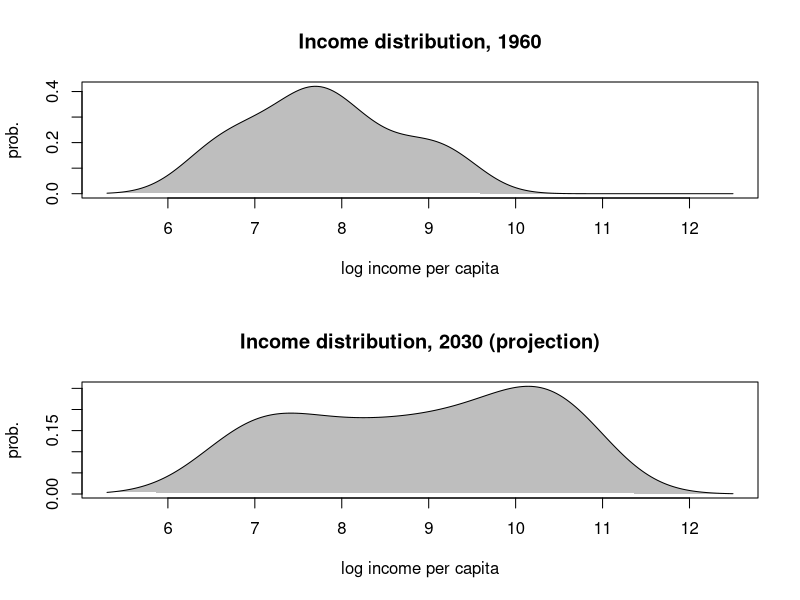

This chart was generated by the following R code:
## Azariadis-Stachurski projection



pwt = read.csv("pwt61.csv")

# Store the stuff we want in preliminary vectors

gdpType = pwt$rgdptt
yearOne = 1960
yearTwo = 2000

countryPrelim = character(1)
gdp1Prelim = numeric(1)
gdp2Prelim = numeric(1)

counter = 1
for (i in 1:length(pwt$yr)) {
 if (pwt$yr[i] == yearOne) {
    countryPrelim[counter] = as.character(pwt$isocode[i])
    gdp1Prelim[counter] = as.numeric(gdpType[i])
    counter = counter + 1
  }
}


counter = 1
for (i in 1:length(pwt$yr)) {
 if (pwt$yr[i] == yearTwo) {
    gdp2Prelim[counter] = as.numeric(gdpType[i])
    counter = counter + 1
  }
}


# Now parse vectors to get rid of the NAs

country = character(1)
gdp1 = numeric(1)
gdp2 = numeric(2)

counter = 1
for (i in 1:length(countryPrelim)) {
  if ( (! is.na(gdp1Prelim[i]) ) && (! is.na(gdp2Prelim[i]) ) ) {
    country[counter] = countryPrelim[i]
    gdp1[counter] = gdp1Prelim[i]
    gdp2[counter] = gdp2Prelim[i]
    counter = counter + 1
  }
}


ydata = log(gdp1)  # y_t
ypdata = log(gdp2) # y_{t+1}



#-----------Provide a nonparametric density estimator--------------#

# Set bandwidth given data for nonparametric density estimation.  The
# formula is standard (e.g. Hormann and Leydold, "Automatic Random
# Variate Generation for Simulation Input").

bandwidth = function(v) {  # v a vector of observations
  s = sqrt( var(v) ) # standard dev.
  r = IQR(v) # interquartile range
  return(  0.776 * 1.364 * min(c(s,r/1.34)) * (length(v)^(-1/5)) )
}  

# Now the nonparametric density estimate using Gaussian kernel.  Takes
# a vector x, a vector of data v; returns vector giving values of
# density at each point x

nonparaDensity = function(x, v) { 
  b = bandwidth(v)
  ndb = function(s,t) {
    return(dnorm(s,t,b)) 
  } # Val of Gaussian density at s with mean t, standard dev. = b
  z = outer(x,v, ndb) # matrix of kernel values
  u = rep(1,length(v)) # create vector of 1s
  rv = z %*% u # and sum each row
  return( (1/length(v)) * rv )
}

phi1 = function(z)
  return(nonparaDensity(z,ydata))


pdf("foo.pdf")

close.screen(all = TRUE)

split.screen(c(2,1))

screen(1)

xPoints = seq(5.3, 12.5, length=200)
yPoints1 = phi1(xPoints)

plot(xPoints, yPoints1, type="n", xlab="log income per capita", ylab="prob.", main="Income distribution, 1960")

xo = c(xPoints, xPoints[1])
yo = c(yPoints1, yPoints1[1])
#polygon(xo, yo, lty=3, density=8, angle=-45, border=NA)
polygon(xo, yo, lty=3, col="gray", border=NA)

lines(xPoints, yPoints1)



screen(2)

dat = read.table("2030.dat")
yPoints2 = dat[,2]

plot(xPoints, yPoints2, type="n", xlab="log income per capita", ylab="prob.", main="Income distribution, 2030 (projection)")

xo = c(xPoints, xPoints[1])
yo = c(yPoints2, yPoints2[1])
#polygon(xo, yo, lty=3, density=8, angle=-45, border=NA)
polygon(xo, yo, lty=3, col="gray", border=NA)

lines(xPoints, yPoints2)

dev.off()
